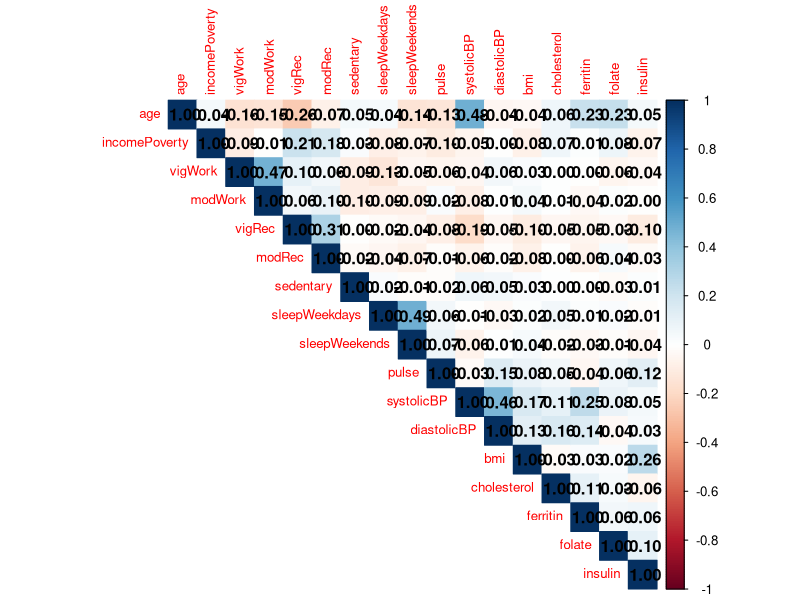

Generate this figure with R: (Note: this script raises an error after producing the figure.)
library(tidyverse)
library(corrplot)
library(dplyr)
library(tidyr)

df <- read_tsv("regression_variables.txt")   

# ========== Step 1 ===========
# Numeric continuous variables only
num_vars <- df[, sapply(df, function(x) {
  is.numeric(x) && length(unique(na.omit(x))) > 2
})]
# remove specific variables
num_vars <- num_vars[, !(names(num_vars) %in% c("id"))]

# Categorical variables
cat_vars <- df[, sapply(df, function(x) {
  is.factor(x) || is.character(x) || length(unique(na.omit(x))) <= 2
})]

# ========== Summary ==========
# Overall sample size
nrow(df)

# Sample size by hypertension status
table(df$highBP)

# Percent by hypertension status
round(prop.table(table(df$highBP)) * 100, 1)

# --- Make sure highBP is treated as categorical ---
df$highBP <- factor(df$highBP, levels = c(0, 1), labels = c("No highBP", "HighBP"))
# Numeric summary statistics by highBP
numeric_summary_long <- df %>%
  group_by(highBP) %>%
  summarise(across(
    all_of(names(num_vars)),
    list(
      mean = ~mean(.x, na.rm = TRUE),
      sd = ~sd(.x, na.rm = TRUE),
      median = ~median(.x, na.rm = TRUE),
      min = ~min(.x, na.rm = TRUE),
      max = ~max(.x, na.rm = TRUE)
    ),
    .names = "{.col}_{.fn}"
  )) %>%
  pivot_longer(
    cols = -highBP,
    names_to = c("variable", "statistic"),
    names_pattern = "(.+)_(mean|sd|median|min|max)",
    values_to = "value"
  ) %>%
  pivot_wider(
    names_from = statistic,
    values_from = value
  )

write.csv(numeric_summary_long,
          "numeric_summary_by_highBP.csv",
          row.names = FALSE)

# --- Categorical summary statistics by highBP --- 
# Remove outcome from categorical predictors 
cat_vars_summary <- cat_vars[, !(names(cat_vars) %in% c("highBP"))]

cat_summary <- data.frame()

for (v in names(cat_vars_summary)) {
  
  tab <- table(df[[v]], df$highBP, useNA = "ifany")
  percent <- prop.table(tab, margin = 2) * 100
  
  temp <- as.data.frame(tab)
  names(temp) <- c("level", "highBP", "count")
  
  temp$percent <- as.vector(percent)
  temp$variable <- v
  
  cat_summary <- rbind(cat_summary, temp)
}

cat_summary <- cat_summary %>%
  select(variable, level, highBP, count, percent) %>%
  arrange(variable, level, highBP)

cat_summary_clean <- cat_summary %>%
  filter(level == 1) %>%
  mutate(
    count_percent = paste0(count, " (", round(percent, 1), "%)")
  ) %>%
  select(variable, highBP, count_percent) %>%
  pivot_wider(
    names_from = highBP,
    values_from = count_percent
  )

# ==== numeric vs numeric Correlation matrix ==== 
cor_matrix <- cor(num_vars, use = "complete.obs")


corrplot(cor_matrix,
         method = "color",
         type = "upper",
         tl.cex = 0.8,
         addCoef.col = "black")

# ==== categorical vs categorical ==== 
cat_names <- names(cat_vars)

chi_results <- list()

for (i in 1:(length(cat_names)-1)) {
  for (j in (i+1):length(cat_names)) {
    var1 <- cat_names[i]
    var2 <- cat_names[j]
    
    test <- chisq.test(df[[var1]], df[[var2]])
    
    chi_results[[paste(var1, var2, sep = "_")]] <- test$p.value
  }
}

# Convert to table
chi_pvalues <- data.frame(
  pair = names(chi_results),
  p_value = unlist(chi_results)
)

# Show significant ones
subset(chi_pvalues, p_value < 0.05)

# Filter meaningful pairs
subset(chi_pvalues,
       p_value < 0.05 &
         grepl("highBP", pair))



# ==== numeric vs categorical t-test ==== 
num_names <- names(num_vars)
cat_names <- names(cat_vars)

results <- data.frame()

for (num in num_names) {
  for (cat in cat_names) {
    
    # only do test if categorical has 2 levels
    if (length(unique(df[[cat]])) == 2) {
      test <- t.test(df[[num]] ~ df[[cat]])
      
      results <- rbind(results, data.frame(
        numeric = num,
        categorical = cat,
        p_value = test$p.value
      ))
    }
  }
}

# Show important ones
subset(results, p_value < 0.05)


# only look at our Y-related
highBP_num_results <- subset(results, categorical == "highBP")
# including p_value > 0.05
highBP_num_results[order(highBP_num_results$p_value), ]
